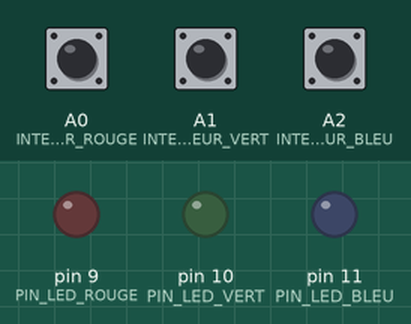
A sketch run on a simulated Arduino Uno, built with avr-gcc and run on an emulated ATmega328P. Parts: output pins drawn as LEDs (lit = HIGH). Inputs (shaded band) come from the test bench; at power-on: A0 (INTERRUPTEUR_ROUGE) LOW, A1 (INTERRUPTEUR_VERT) LOW, A2 (INTERRUPTEUR_BLEU) LOW.

Above: at 1.2 s.
1.3 s: A0 (INTERRUPTEUR_ROUGE) pulled HIGH for 0.15 s
At 1.37 s:
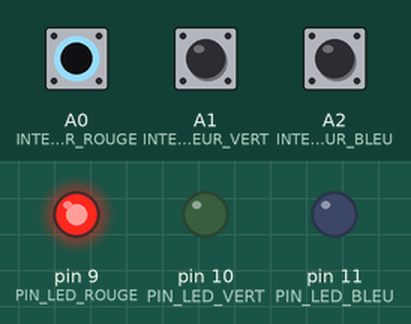
2.9 s: A1 (INTERRUPTEUR_VERT) pulled HIGH for 0.15 s
At 2.97 s:
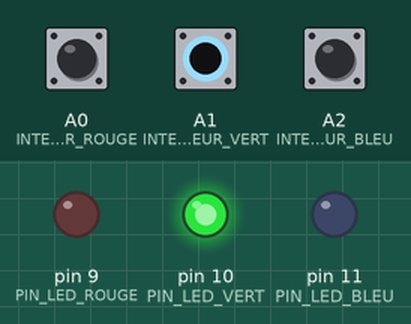
4.5 s: A2 (INTERRUPTEUR_BLEU) pulled HIGH for 0.15 s
At 4.57 s:
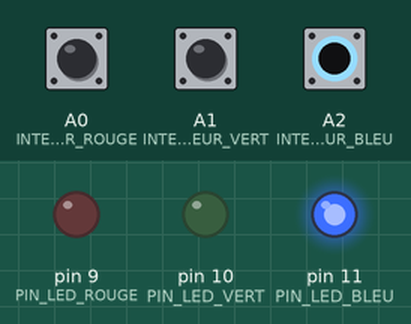
6.1 s: A2 (INTERRUPTEUR_BLEU) pulled HIGH for 3.2 s
At 10.1 s:
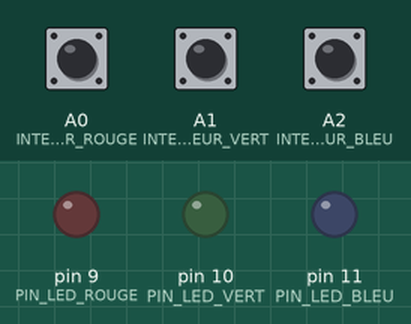
10.8 s: A0 (INTERRUPTEUR_ROUGE) pulled HIGH for 3.2 s
At 11.2 s:
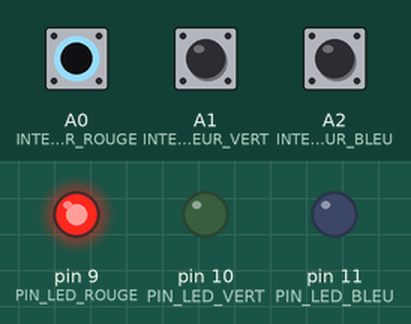
15.5 s: A0 (INTERRUPTEUR_ROUGE) driven HIGH and A1 (INTERRUPTEUR_VERT) driven HIGH
At 16.0 s:
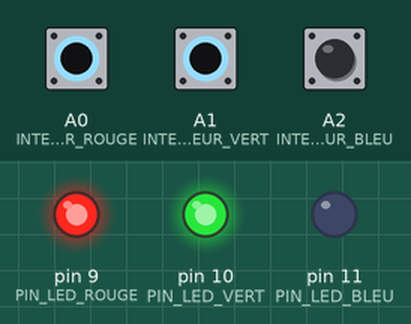
Timing chart, 0 to 18.0 s (numbered marks = the images above; inputs shaded):
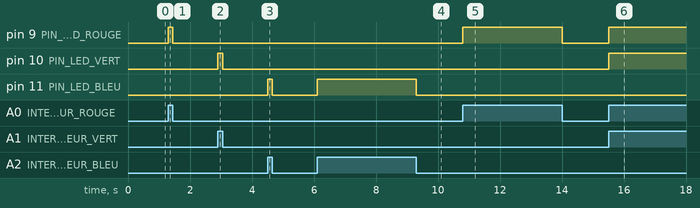

The sketch:

code3.ino
```cpp
#define INTERRUPTEUR_ROUGE A0
#define INTERRUPTEUR_VERT A1
#define INTERRUPTEUR_BLEU A2

#define PIN_LED_ROUGE 9
#define PIN_LED_VERT 10
#define PIN_LED_BLEU 11

void setup() {

  pinMode(INTERRUPTEUR_ROUGE, INPUT);
  pinMode(INTERRUPTEUR_VERT, INPUT);
  pinMode(INTERRUPTEUR_BLEU, INPUT);

  pinMode(PIN_LED_ROUGE, OUTPUT);
  pinMode(PIN_LED_VERT, OUTPUT);
  pinMode(PIN_LED_BLEU, OUTPUT);
}

void loop() {
  analogWrite(PIN_LED_ROUGE, 255 * digitalRead(INTERRUPTEUR_ROUGE));
  analogWrite(PIN_LED_VERT, 255 * digitalRead(INTERRUPTEUR_VERT));
  analogWrite(PIN_LED_BLEU, 255 * digitalRead(INTERRUPTEUR_BLEU));
}
```

Measured:
- after the input at 1.3 s, pin 9 (PIN_LED_ROUGE): LOW → HIGH at once, → LOW 0.15 s later
- after the input at 2.9 s, pin 10 (PIN_LED_VERT): LOW → HIGH at once, → LOW 0.15 s later
- after the input at 4.5 s, pin 11 (PIN_LED_BLEU): LOW → HIGH at once, → LOW 0.15 s later
- after the input at 6.1 s, pin 11 (PIN_LED_BLEU): LOW → HIGH at once, → LOW 3.2 s later
- after the input at 10.8 s, pin 9 (PIN_LED_ROUGE): LOW → HIGH at once, → LOW 3.2 s later
- after the input at 15.5 s, pin 9 (PIN_LED_ROUGE), pin 10 (PIN_LED_VERT): LOW → HIGH at once
